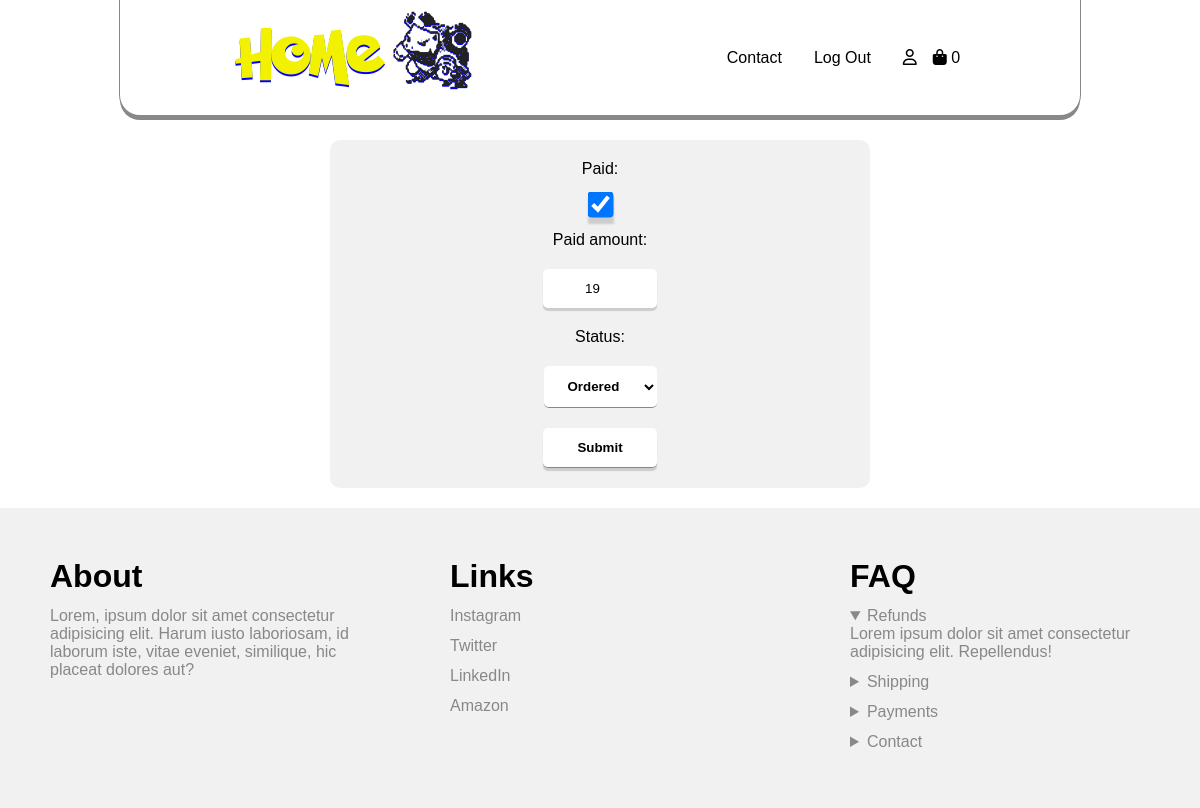
Page /update_order/63/ (signed in) on the committed database.
### order/models.py (models this page shows)
class Order(models.Model):
	ORDERED = 'ordered'
	SHIPPED = 'shipped'
	STATUS_CHOICES = (
		(ORDERED, 'Ordered'),
		(SHIPPED, 'Shipped')
	)
	user = models.ForeignKey(User, related_name='orders', blank=True, null=True, on_delete=models.CASCADE)
	first_name = models.CharField(max_length=255)
	last_name = models.CharField(max_length=255)
	email = models.CharField(max_length=255)
	address = models.CharField(max_length=255)
	zipcode = models.CharField(max_length=255)
	place = models.CharField(max_length=255)
	phone = models.CharField(max_length=255)
	created_at = models.DateTimeField(auto_now_add=True)
	paid = models.BooleanField(default=False)
	paid_amount = models.IntegerField(blank=True, null=True)
	status = models.CharField(max_length=20, choices=STATUS_CHOICES, default=ORDERED)

### core/views.py (the view, shortened to what this page needs)
# urls.py: path('update_order/<str:pk>/', updateOrder, name="updateOrder"),
@login_required
def updateOrder(request, pk):
	if request.user.is_superuser:
		orderid = Order.objects.get(id=pk)
		orderform = OrderForm(instance=orderid)
		context = {
			'orderform': orderform,
		}
		return render(request, 'core/admin_dashboard_form.html', context)
	else:
		return redirect('/')

### core/forms.py
class OrderForm(ModelForm):
    class Meta:
        model = Order
        fields = ['paid', 'paid_amount', 'status',]

### cart/cart.py (called while the page is built)
    def __len__(self):
        return sum(item['quantity'] for item in self.cart.values())

### cart/context_processors.py (called while the page is built)
def cart(request):
	return {'cart': Cart(request)}

### core/templates/core/admin_dashboard_form.html (shortened to what this page needs)
{% extends 'core/base.html' %}
{% block content %}
<div class="update-form">
	<form method="POST" action="">
		{{ orderform }}
		<input type="submit" name="Submit" value="Submit" class="btn">
	</form>
</div>
{% endblock %}

### core/static/style.css (style rules this page uses)
* { margin: 0; padding: 0; box-sizing: border-box; }
:root { font-family: Arial; font-size: 16px; }
body { background: #fff; }
input { padding: 12px 6px; outline: none; background: #fff; border: none; border-radius: 5px; text-align: center; box-shadow: 0 3px 1px #ccc; }
.btn { background: #fff; padding: 12px 20px; border: none; border-radius: 5px; transition: .4s; cursor: pointer; font-weight: 700; border-bottom: 1px solid #888; }
.update-form { min-height: 300px; height: 100%; width: 100%; display: flex; flex-direction: column; align-items: center; justify-content: center; margin-bottom: 20px; margin-top: 140px; }
.update-form form { height: 100%; width: 45%; gap: 20px; display: flex; flex-direction: column; align-items: center; justify-content: center; padding: 20px; border-radius: 10px; background: #f1f1f1; }
.update-form #id_status { background: #fff; padding: 12px 20px; border: none; border-radius: 5px; transition: .4s; cursor: pointer; font-weight: 700; border-bottom: 1px solid #888; }
#id_paid_amount { width: 114px; }
#id_paid { transform: scale(2); }
.update-form .btn { width: 114px; }

### rows in the picture
Order: paid "☑", paid_amount "19", status "Ordered"

### other values in the picture
{{ cart|length }} "0"
